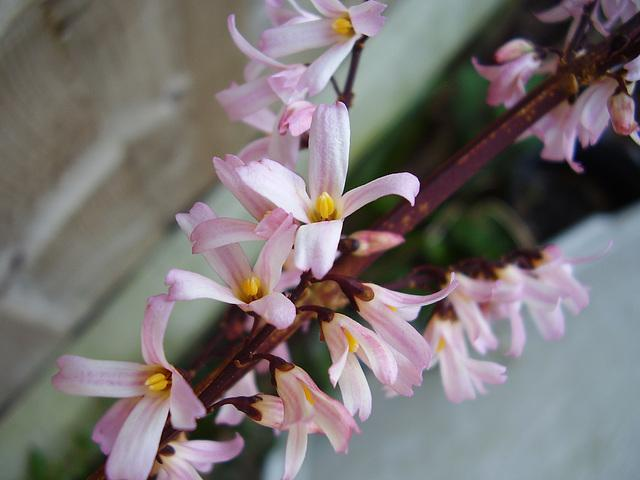
#> input picture python-code/opengl-learning/resources/images/f2.jpg, 640 x 480 px, found by its file name
$ jupyter execute '小波去噪.ipynb'   (shell and % lines are left out)
#> lines starting #> are read from the running program, lines starting #| are printed output that depends on the picture; after the words box and inside, x2 and y2 are one past the last pixel; in counts of white or black regions, pixels touching at a corner belong together
[cell 1]
#coding:utf-8
'''
小波去噪
https://blog.csdn.net/mingtian715/article/details/60873875
'''
import cv2
import numpy as np
import matplotlib.pyplot as plt
from scipy import signal
from pyexcel_xls import get_data
import pandas as pd
from pandas import DataFrame
import pywt
from pywt import wavedec2

[cell 2]
#添加图像噪声
def salt(src,num):
    if type(src) == type(None):
        return None
    dst = src.copy()
    if len(src.shape) == 3 and src.shape[2] == 3:
        rows,cols,_ = src.shape
        for n in range(num):
            y = np.random.randint(rows - 1)
            x = np.random.randint(cols - 1)
            dst[y,x] = (255,255,255)
    elif len(src.shape) == 2:
        rows,cols = src.shape
        for n in range(num):
            y = np.random.randint(rows - 1)
            x = np.random.randint(cols - 1)
            dst[y,x] = 255
    else:
        return None

    return dst

[cell 3]
src = cv2.cvtColor(cv2.imread('datas/f2.jpg'),cv2.COLOR_BGR2GRAY)
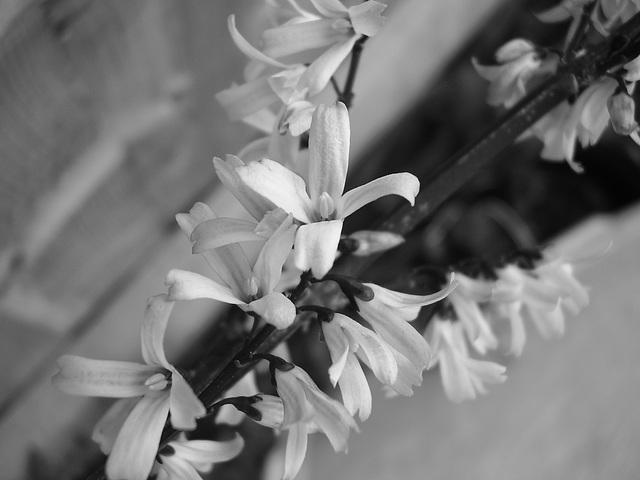
#> src: shape (480, 640); min 2, max 251, mean 116.2
noise = salt(src,5000)
#> after the loop in salt, `for n in range(num):`:
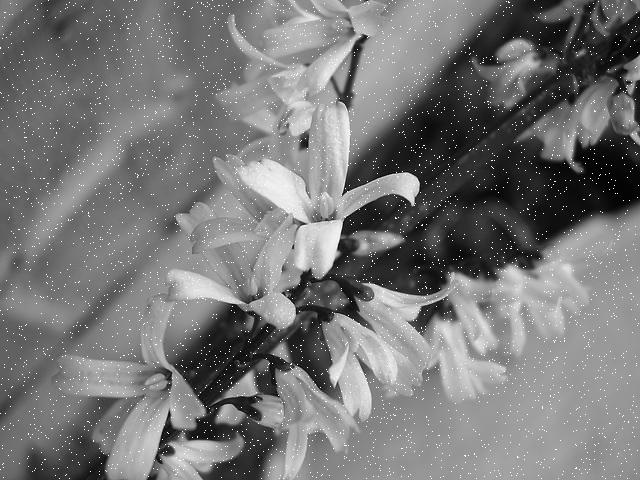
#> dst: shape (480, 640); 1.62% of pixels changed, all inside (x1, y1, x2, y2) = (0, 0, 639, 479)

[cell 4]
print(pywt.families())

[cell 5]
cA2,(cH2,cV2,cD2),(cH1,cV1,cD1) = wavedec2(noise,'coif3',level=2)
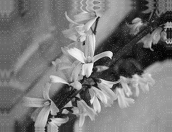
#> cA2: shape (132, 172) float64; min -3.15, max 1002.4, mean 469.9; drawn with min black and max white
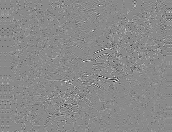
#> cH2: shape (132, 172) float64; min -249, max 210.6, mean 0; drawn with min black and max white
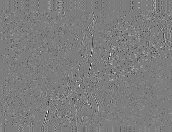
#> cV2: shape (132, 172) float64; min -219, max 224.4, mean -0.1; drawn with min black and max white
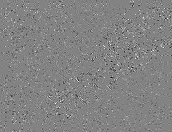
#> cD2: shape (132, 172) float64; min -169.1, max 159.9, mean 0; drawn with min black and max white
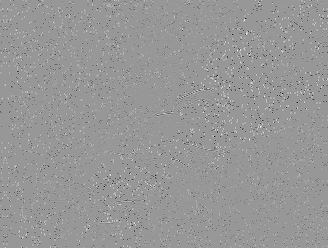
#> cH1: shape (248, 328) float64; min -238.7, max 163.2, mean -0.2; drawn with min black and max white
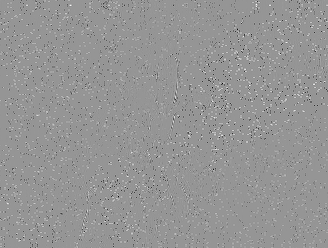
#> cV1: shape (248, 328) float64; min -224.9, max 158.7, mean 0; drawn with min black and max white
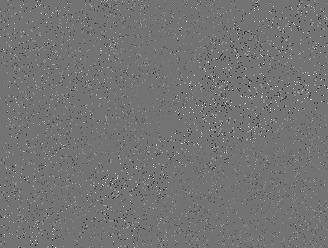
#> cD1: shape (248, 328) float64; min -161.8, max 193.9, mean 0; drawn with min black and max white

$ run again, with python-code/opengl-learning/resources/images/f1.jpg copied over python-code/opengl-learning/resources/images/f2.jpg
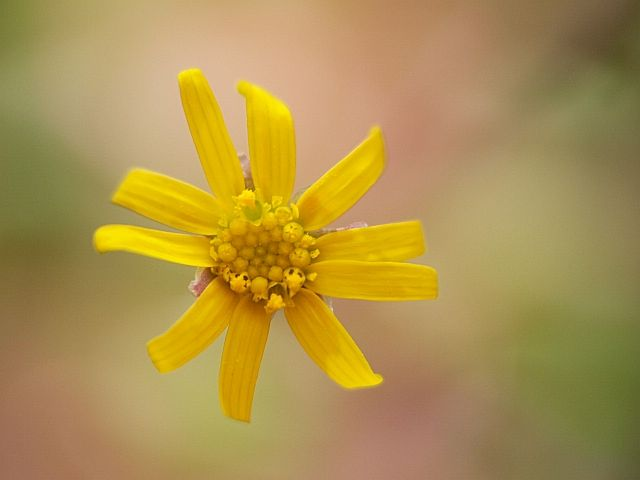
#> input picture python-code/opengl-learning/resources/images/f1.jpg, 640 x 480 px, found by its file name
#> after the loop in salt, `for n in range(num):`:
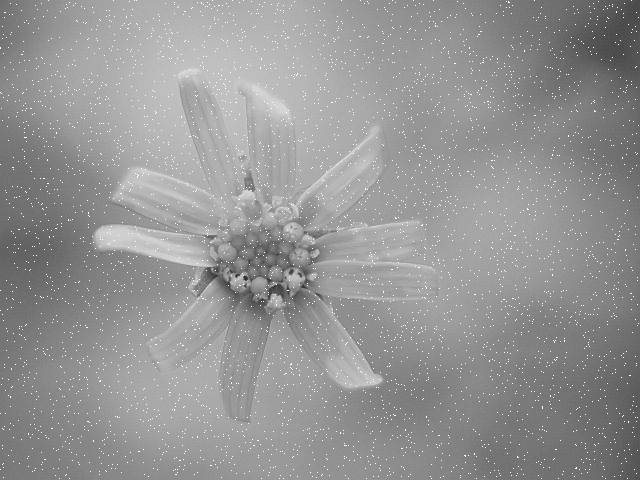
#> dst: shape (480, 640); min 40, max 255, mean 148.1
#> `cA2,(cH2,cV2,cD2),(cH1,cV1,cD1) = wavedec2(noise,'coif3',level=2)`:
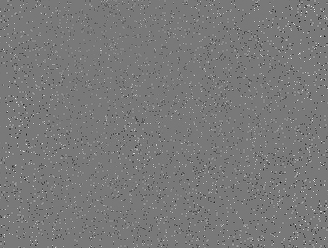
#> cD1: shape (248, 328) float64; min -122.6, max 135.4, mean 0; drawn with min black and max white

$ run again, with python-code/opengl-learning/resources/images/f3.jpg copied over python-code/opengl-learning/resources/images/f2.jpg
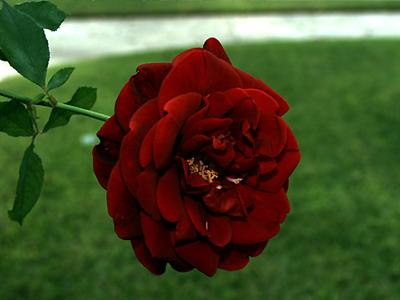
#> input picture python-code/opengl-learning/resources/images/f3.jpg, 400 x 300 px, found by its file name
#> after the loop in salt, `for n in range(num):`:
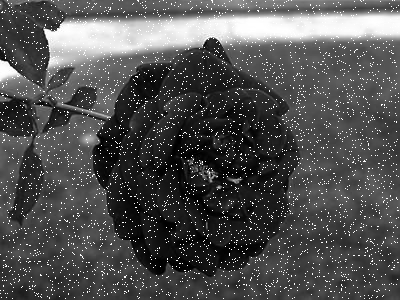
#> dst: shape (300, 400); min 0, max 255, mean 79.9
#> `cA2,(cH2,cV2,cD2),(cH1,cV1,cD1) = wavedec2(noise,'coif3',level=2)`:
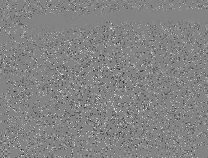
#> cD1: shape (158, 208) float64; min -255.2, max 238.2, mean 0.3; drawn with min black and max white
